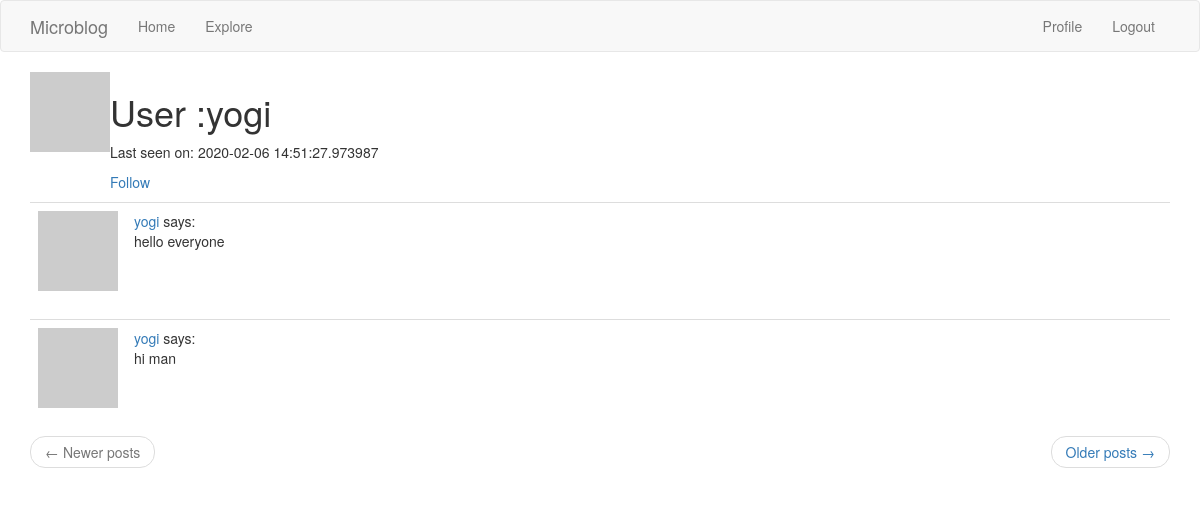
/user/yogi/ (signed in), run on an earlier commit of the app's database.
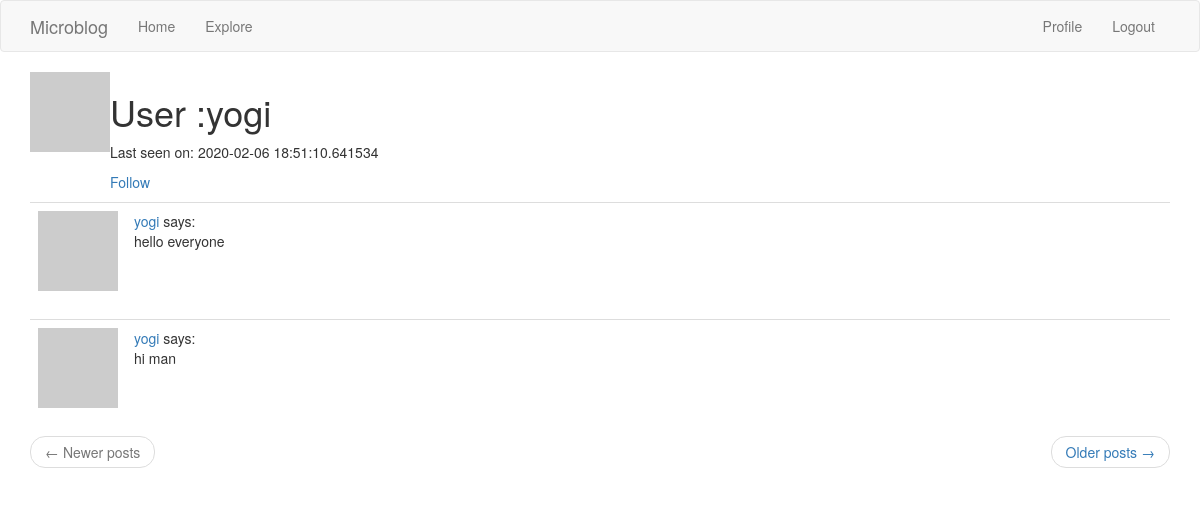
And on a later commit of the database.
### app/models.py (models this page shows, shortened)
class User( UserMixin, db.Model):
	__tablename__ = 'user'
	id = db.Column(db.Integer , primary_key=True)
	username = db.Column(db.String(64) ,index=True , unique=True)
	email = db.Column(db.String(64) , index=True , unique=True)
	password_hash = db.Column(db.String(200))
	about_me = db.Column(db.String(200))
	last_seen = db.Column(db.DateTime , default=datetime.utcnow)
	posts = db.relationship('Post' , backref='author' , lazy='dynamic')
	followed = db.relationship(
	'User', secondary=followers,
	primaryjoin=(followers.c.follower_id == id),
	secondaryjoin=(followers.c.followed_id == id),
	backref=db.backref('followers', lazy='dynamic'), lazy='dynamic')
	def avatar(self, size):
		digest = md5(self.email.lower().encode('utf-8')).hexdigest()
		return 'https://www.gravatar.com/avatar/{}?d=identicon&s={}'.format(digest, size)
	def is_following(self, user):
		return self.followed.filter(followers.c.followed_id == user.id ).count() > 0

class Post(db.Model):
	__tablename__ = 'post'
	id = db.Column( db.Integer, primary_key=True)
	body = db.Column(db.String(200))
	timeStamp = db.Column(db.DateTime , index=True , default=datetime.utcnow)
	user_id = db.Column(db.Integer , db.ForeignKey('user.id'))

### app/views.py (the view)
@app.route('/user/<username>/')
@login_required
def user(username):
	user = User.query.filter_by(username=username).first_or_404()
	page = request.args.get('page', 1, type=int )
	posts = user.posts.order_by(Post.timeStamp.desc()).paginate(page , app.config['POSTS_PER_PAGE'] , False)
	if posts.has_next :
		next_url = url_for('user' , page=posts.next_num , username=user.username)
	else :
		next_url = None
	if posts.has_prev :
		prev_url = url_for('user' , page=posts.prev_num , username=user.username)
	else :
		prev_url = None
	return render_template("user.html", user=user , posts= posts.items , next_url=next_url , prev_url=prev_url)

### app/models.py (called while the page is built)
@login.user_loader
def user_load(id):
	return User.query.get(int(id))

### app/views.py (called while the page is built)
@app.before_request
def before_request():
	if current_user.is_authenticated:
		current_user.last_seen = datetime.utcnow()
		db.session.commit()

### app/templates/user.html (shortened to what this page needs)
{% extends "theme.html" %}
{% block app_content%}
	<table>
		<tr valign="top">
			<td><img src="{{user.avatar(128)}}"></td>
			<td>
				<h1>User :{{user.username}}</h1>
				{%if user.last_seen %}<p>Last seen on: {{user.last_seen}}</p> {% endif %}
				{% if user == current_user %}
					<p><a href="{{url_for('editprofile')}}">Edit Profile page</a></p>
				{% elif not current_user.is_following(user) %}
					<p><a href="{{url_for('follow',username=user.username)}}">Follow</a></p>
				{% else %}
					<p><a href="{{url_for('unfollow' , username=user.username)}}">Unfollow</a></p>
				{% endif%}
			</td>
		</tr>
	</table>
	{% for post in posts%}
		{% include "_post.html" %}
	{% endfor%}
	<nav aria-label="...">
        <ul class="pager">
            <li class="previous{% if not prev_url %} disabled{% endif %}">
                <a href="{{ prev_url or '#' }}">
                    <span aria-hidden="true">&larr;</span> Newer posts
                </a>
            </li>
            <li class="next{% if not next_url %} disabled{% endif %}">
                <a href="{{ next_url or '#' }}">
                    Older posts <span aria-hidden="true">&rarr;</span>
                </a>
            </li>
        </ul>
    </nav>
{% endblock%}

### app/templates/theme.html (shortened to what this page needs)
{% extends 'bootstrap/base.html' %}
{% block navbar %}
	<nav class="navbar navbar-default">
        <div class="container">
            <div class="navbar-header">
                <a class="navbar-brand" href="{{ url_for('home') }}">Microblog</a>
            </div>
            <div class="collapse navbar-collapse" id="bs-example-navbar-collapse-1">
                <ul class="nav navbar-nav">
                    <li><a href="{{ url_for('home') }}">Home</a></li>
                    <li><a href="{{ url_for('explore') }}">Explore</a></li>
                </ul>
                <ul class="nav navbar-nav navbar-right">
                    {% if current_user.is_anonymous %}
                    <li><a href="{{ url_for('login') }}">Login</a></li>
                    {% else %}
                    <li><a href="{{ url_for('user', username=current_user.username) }}">Profile</a></li>
                    <li><a href="{{ url_for('logout') }}">Logout</a></li>
                    {% endif %}
                </ul>
            </div>
        </div>
    </nav>
{% endblock %}
{% block content %}
	<div class="container">
		{% block app_content %} {% endblock %}
	</div>
{% endblock %}

### app/templates/_post.html
    <table class="table table-hover">
        <tr>
            <td width="70px">
                <a href="{{ url_for('user', username=post.author.username) }}">
                    <img src="{{ post.author.avatar(70) }}" />
                </a>
            </td>
            <td>
                <a href="{{ url_for('user', username=post.author.username) }}">
                    {{ post.author.username }}
                </a>
                says:
                <br>
                {{ post.body }}
            </td>
        </tr>
    </table>

What changed in the data, as far as the page shows it:
changed User "yogi": last_seen "2020-02-06 14:51:27.973987" → "2020-02-06 18:51:10.641534"
